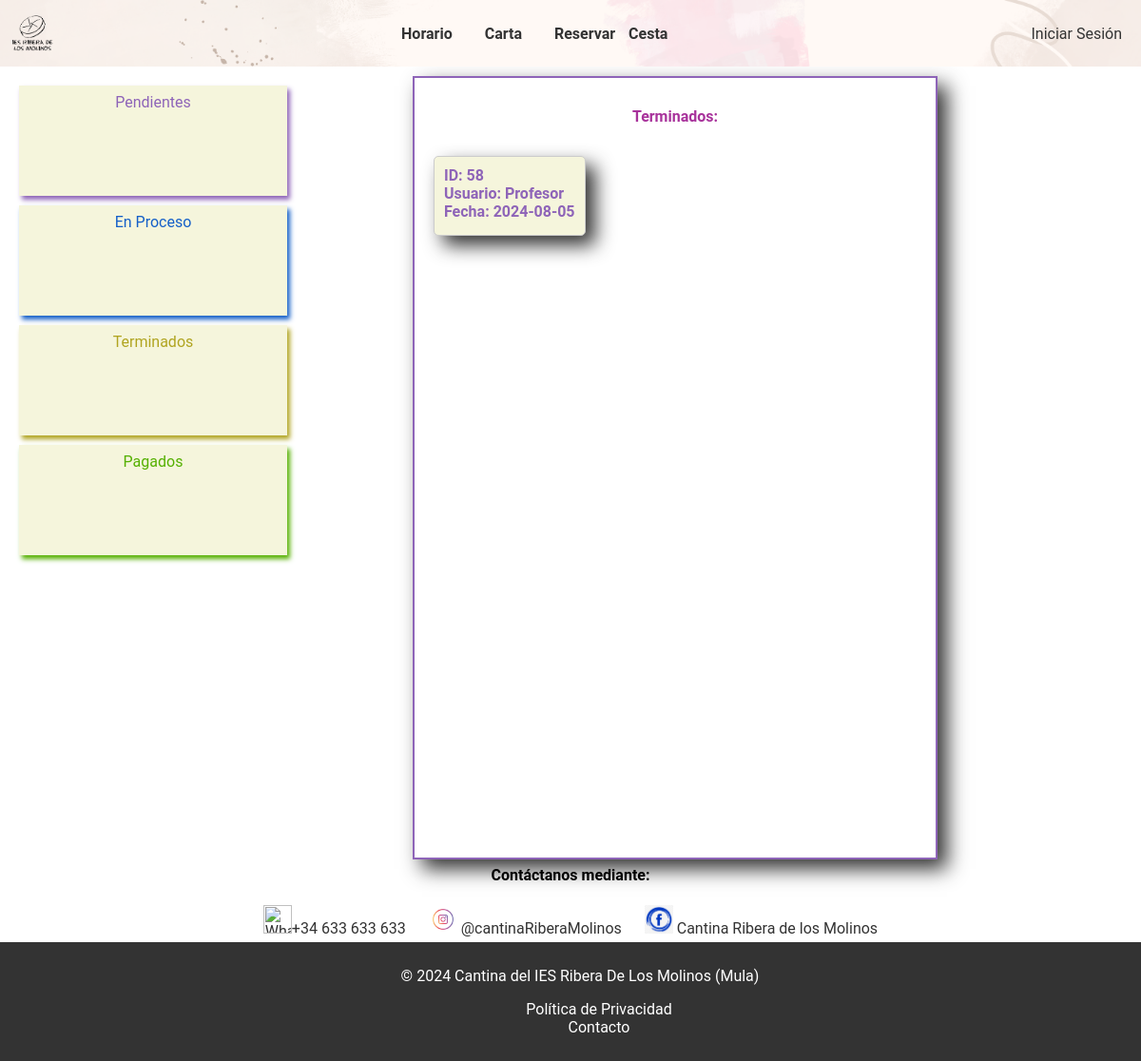
The app's page /TFG/trabajador/Pedidos/terminados.php, older data.
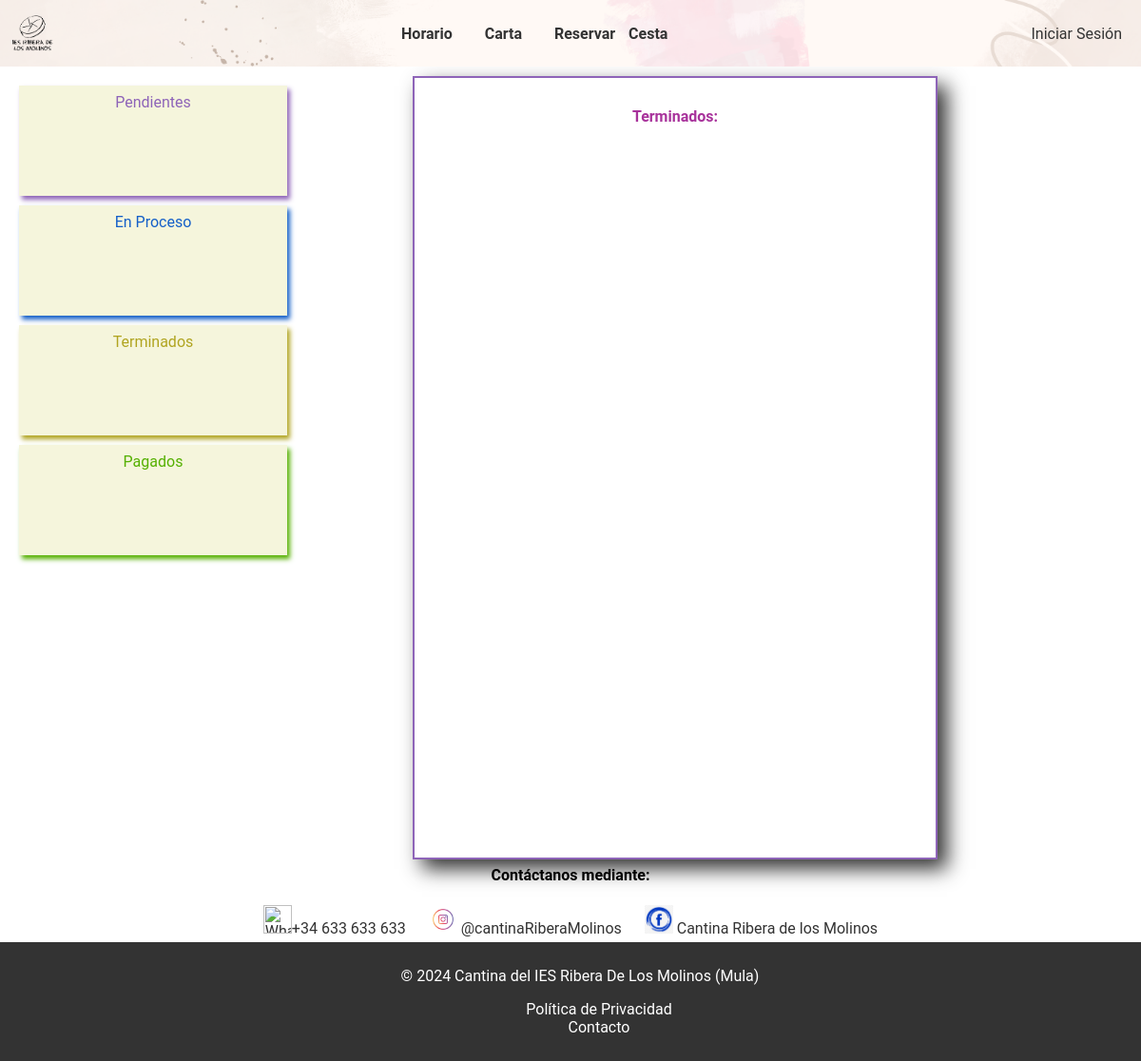
The same page, newer data.
### tables this page shows
CREATE TABLE `pedido` (
  `idPedido` int(11) NOT NULL,
  `idUsuario` int(11) NOT NULL,
  `fecha` date NOT NULL,
  `hora` time NOT NULL,
  `fechaRecogida` date DEFAULT NULL,
  `pagado` tinyint(1) NOT NULL,
  `realizado` tinyint(1) NOT NULL,
  `precioPedido` decimal(10,2) NOT NULL,
  `finalizado` tinyint(1) DEFAULT NULL,
  `horaRecogida` varchar(50) DEFAULT NULL,
  `siendoRealizado` tinyint(1) DEFAULT NULL
);

CREATE TABLE `usuario` (
  `idUsuario` int(11) NOT NULL,
  `nombre` varchar(200) NOT NULL,
  `apellidos` varchar(200) NOT NULL,
  `correo` varchar(200) NOT NULL,
  `contrasena` varchar(64) NOT NULL,
  `telefono` int(11) NOT NULL,
  `tipo` varchar(10) NOT NULL
);

### TFG/db/bd.inc.php (called while the page is built, shortened)
<?php
function conectar() {
    try {
        $host = "localhost";
        $basedatos = "tfg";
        $usuario = "root";
        $password = "";
        return new PDO("mysql:host=$host;dbname=$basedatos", $usuario, $password);
    } catch (PDOException $e) {
        echo $e->getMessage();
    }
}
function obtenerNombreUsuario($idUsuario) {
    $conexion = conectar();
    $sql = $conexion->prepare("SELECT nombre FROM usuario WHERE idUsuario=:idUsuario");
    $sql->bindParam(':idUsuario', $idUsuario);
    $sql->execute();
    $sql->setFetchMode(PDO::FETCH_ASSOC);
    $resultado = $sql->fetch();
    return $resultado['nombre'];
}
function obtenerPedido($idPedido) {
    $conexion = conectar();
    $sql = $conexion->prepare("SELECT * FROM `pedido` WHERE `idPedido`=:idPedido");
    $sql->bindParam(':idPedido', $idPedido);
    $sql->execute();
    $sql->setFetchMode(PDO::FETCH_ASSOC);
    return $sql->fetch();
}
function obtenerIdsPedidoRealizado() {
    $conexion = conectar();
    $sql = $conexion->prepare("SELECT idPedido FROM pedido WHERE realizado = 1");
    $sql->execute();
    $sql->setFetchMode(PDO::FETCH_ASSOC);
    return $sql->fetchAll(PDO::FETCH_COLUMN);
}

### TFG/trabajador/Pedidos/terminados.php (the view, shortened to what this page needs)
<link rel="stylesheet" href="/TFG-MAIN/TFG/CSS/pedidos.css">
<?php
include("../../includes/header.php");
include '../../db/bd.inc.php';
echo '<div class="contenedor">';
echo '<div class="menu-vertical">';
echo '<a href="/TFG-MAIN/TFG/trabajador/pedidos/pendientes.php" class="boxP">Pendientes</a>';
echo '<a href="/TFG-MAIN/TFG/trabajador/pedidos/proceso.php" class="boxEP">En Proceso</a>';
echo '<a href="/TFG-MAIN/TFG/trabajador/pedidos/terminados.php" class="boxT">Terminados</a>';
echo '<a href="/TFG-MAIN/TFG/trabajador/pedidos/pagados.php" class="boxPG">Pagados</a>';
echo '</div>';
echo "<div class='contenedor-principal'>";
echo  "<div class='izquierda'>";
echo "<h4 class='dentroCards'>Terminados:</h4>";
$pedidos = obtenerIdsPedidoRealizado();
foreach ($pedidos as $idPedido) {
    $detallesPedido = obtenerPedido($idPedido);
    echo "<div class='allPedido' id='pedido-$idPedido'>";
    echo "<div class='card'>";
    echo "<div class='pedido' onclick='toggleDetalles($idPedido)'>";
    $nombreUsuario = obtenerNombreUsuario($detallesPedido["idUsuario"]);
    echo "ID: " . $detallesPedido["idPedido"] . "<br>";
    echo "Usuario: " . $nombreUsuario . "<br>";
    echo "Fecha: " . $detallesPedido["fecha"] . "<br>";
    echo "</div>";
    echo "</div>";
    echo "</div>";
}
echo "</div>";
echo "</div>";
echo "</div>";
    include("../../includes/footer.php");
?>

Row changes from the older to the newer data that the page shows:
removed pedido: idPedido "58", idUsuario.nombre "Profesor", fecha "2024-08-05"
Text that changed along with them:
list line gone: "ID: Usuario: Fecha:"
